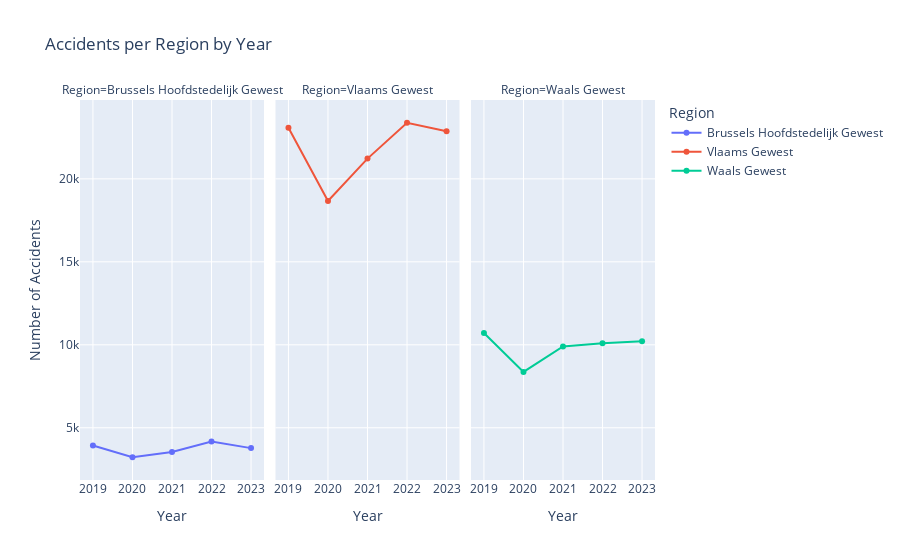

Notebook code cell kept with this figure:
### Code cell
# Now its time to check per region
fig,ax=plt.subplots(figsize=(15,4))
accidents_per_region = df.groupby('Region')[['Accident']].sum()
accidents_per_region = accidents_per_region.sort_values(by='Accident',ascending=False).reset_index()
sns.barplot(data=accidents_per_region, x='Region', y='Accident',hue='Region',legend=True)
for i in range(len(accidents_per_region)):
    plt.text(i, accidents_per_region['Accident'][i], accidents_per_region['Accident'][i], ha = 'center')
plt.title('Accidents per Region')
plt.xlabel('Region')
plt.ylabel('Number of Accidents')
plt.legend(title='Region',loc='upper right',bbox_to_anchor=(1.2, 1))
plt.show()

# Grouping accidents per region and year
accidents_per_region = df.groupby(['Year', 'Region'])[['Accident']].sum()
accidents_per_region = accidents_per_region.reset_index()
fig=px.line(accidents_per_region, x='Year', y='Accident', title='Accidents per Region by Year', color='Region', 
        labels={'Year':'Year', 'Accident':'Number of Accidents', 'Region':'Region'},line_group='Region',markers=True, facet_col='Region')
fig.show()

### Figure 1 — Plotly figure (JSON) as saved in the notebook; plotly's stock layout.template omitted (floating-point values rounded to 4 significant figures)
{"data": [{"hovertemplate": "Region=Brussels Hoofdstedelijk Gewest<br>Year=%{x}<br>Number of Accidents=%{y}<extra></extra>", "legendgroup": "Brussels Hoofdstedelijk Gewest", "line": {"color": "#636efa", "dash": "solid"}, "marker": {"symbol": "circle"}, "mode": "lines+markers", "name": "Brussels Hoofdstedelijk Gewest", "orientation": "v", "showlegend": true, "type": "scatter", "x": [2019, 2020, 2021, 2022, 2023], "xaxis": "x", "y": [3928, 3223, 3545, 4171, 3773], "yaxis": "y"}, {"hovertemplate": "Region=Vlaams Gewest<br>Year=%{x}<br>Number of Accidents=%{y}<extra></extra>", "legendgroup": "Vlaams Gewest", "line": {"color": "#EF553B", "dash": "solid"}, "marker": {"symbol": "circle"}, "mode": "lines+markers", "name": "Vlaams Gewest", "orientation": "v", "showlegend": true, "type": "scatter", "x": [2019, 2020, 2021, 2022, 2023], "xaxis": "x2", "y": [23078, 18663, 21219, 23380, 22871], "yaxis": "y2"}, {"hovertemplate": "Region=Waals Gewest<br>Year=%{x}<br>Number of Accidents=%{y}<extra></extra>", "legendgroup": "Waals Gewest", "line": {"color": "#00cc96", "dash": "solid"}, "marker": {"symbol": "circle"}, "mode": "lines+markers", "name": "Waals Gewest", "orientation": "v", "showlegend": true, "type": "scatter", "x": [2019, 2020, 2021, 2022, 2023], "xaxis": "x3", "y": [10712, 8364, 9895, 10099, 10211], "yaxis": "y3"}], "layout": {"annotations": [{"font": {}, "showarrow": false, "text": "Region=Brussels Hoofdstedelijk Gewest", "x": 0.16, "xanchor": "center", "xref": "paper", "y": 1, "yanchor": "bottom", "yref": "paper"}, {"font": {}, "showarrow": false, "text": "Region=Vlaams Gewest", "x": 0.5, "xanchor": "center", "xref": "paper", "y": 1, "yanchor": "bottom", "yref": "paper"}, {"font": {}, "showarrow": false, "text": "Region=Waals Gewest", "x": 0.84, "xanchor": "center", "xref": "paper", "y": 1, "yanchor": "bottom", "yref": "paper"}], "legend": {"title": {"text": "Region"}, "tracegroupgap": 0}, "title": {"text": "Accidents per Region by Year"}, "xaxis": {"anchor": "y", "domain": [0, 0.32], "title": {"text": "Year"}}, "xaxis2": {"anchor": "y2", "domain": [0.34, 0.66], "matches": "x", "title": {"text": "Year"}}, "xaxis3": {"anchor": "y3", "domain": [0.68, 1.0], "matches": "x", "title": {"text": "Year"}}, "yaxis": {"anchor": "x", "domain": [0, 1], "title": {"text": "Number of Accidents"}}, "yaxis2": {"anchor": "x2", "domain": [0, 1], "matches": "y", "showticklabels": false}, "yaxis3": {"anchor": "x3", "domain": [0, 1], "matches": "y", "showticklabels": false}}}
